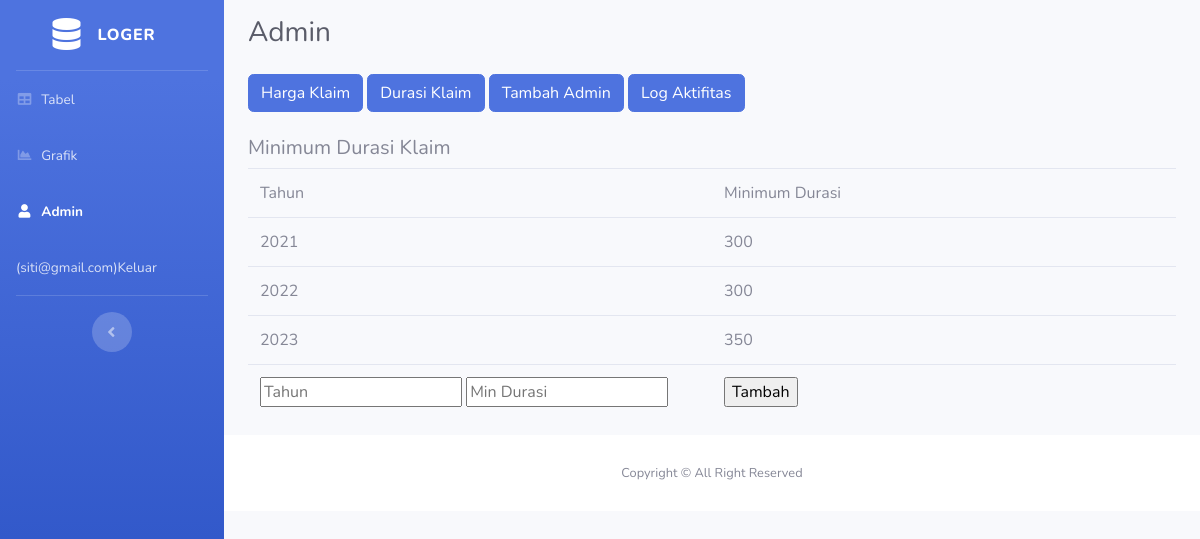
The app's page /durasi_klaim.php (signed in) with its own data.
### tables this page shows
CREATE TABLE `min_dur` (
  `id_durasi` int(11) NOT NULL,
  `years` int(4) NOT NULL,
  `min_durasi` int(10) NOT NULL
);

### durasi_klaim.php (the view, shortened to what this page needs)
<!DOCTYPE html>
<html lang="en">
<head>
    <link href="assets/vendor/fontawesome-free/css/all.min.css" rel="stylesheet" type="text/css">
    <link href="assets/css/sb-admin-2.min.css" rel="stylesheet">
</head>
<body id="page-top">
    <div id="wrapper">
        <ul class="navbar-nav bg-gradient-primary sidebar sidebar-dark accordion" id="accordionSidebar">
            <a class="sidebar-brand d-flex align-items-center justify-content-center" href="masuk.php">
                <div class="sidebar-brand-icon">
                    <i class="fas fa-database"></i>
                </div>
                <div class="sidebar-brand-text mx-3">LOGER</div>
            </a>
            <hr class="sidebar-divider my-0">
            <li class="nav-item">
                <a class="nav-link" href="log.php">
                    <i class="fas fa-fw fa-table"></i>
                    <span>Tabel</span></a>
            </li>
            <li class="nav-item">
                <a class="nav-link" href="grafik.php">
                    <i class="fas fa-fw fa-chart-area"></i>
                    <span>Grafik</span></a>
            </li>
            <li class="nav-item active">
                <a class="nav-link" href="home_admin.php">
                    <i class="fas fa-fw fa-user"></i>
                    <span>Admin</span></a>
            </li>
            <li class="nav-item">
                <a class="nav-link" href="logout.php">
                    <?php
                    $email = $_SESSION["email"];
                    ?>
                    <span>(<?php echo $email; ?>)Keluar</span></a>
            </li>
            <hr class="sidebar-divider d-none d-md-block">
            <div class="text-center d-none d-md-inline">
                <button class="rounded-circle border-0" id="sidebarToggle"></button>
            </div>
        </ul>
        <div id="content-wrapper" class="d-flex flex-column">
            <div id="content">
                <nav class="navbar">
                </nav>
                <div class="container-fluid">
                    <div class="d-sm-flex align-items-center justify-content-between mb-4">
                        <h1 class="h3 mb-0 text-gray-800">Admin</h1>
                    </div>
                    <a href="harga_klaim.php" class="btn btn-primary">Harga Klaim</a>
                    <a href="durasi_klaim.php" class="btn btn-primary">Durasi Klaim</a>
                    <a href="daftar_admin.php" class="btn btn-primary">Tambah Admin</a>
                    <a href="log_aktifitas.php" class="btn btn-primary">Log Aktifitas</a>
                    	<br></br>
                    <table class="table bordered">
                            <h5>Minimum Durasi Klaim</h5>
                            <tr>
                                <td width="50%">Tahun</td>
                                <td width="50%">Minimum Durasi</td>
                            </tr>
                            <?php
                            include "koneksi.php";
                            $query_durasi = mysqli_query($koneksi,"SELECT*FROM min_dur");
                            while($res_durasi = mysqli_fetch_array($query_durasi)) {
                            ?>
                            <tr>
                                <td><?php echo $res_durasi['years']; ?></td>
                                <td><?php echo $res_durasi['min_durasi']; ?></td>
                            </tr>
                            <?php
                            };
                            ?>
                            <tr>
                                <form action="proses_tambah_durasi.php" method="POST">
                                <td width="50%"><input type="number" name="years" placeholder="Tahun"> <input type="number" name="min_durasi" placeholder="Min Durasi"></td>
                                <td><input type="submit" value="Tambah"></td>
                            </tr>
                        </table>
    </div>
            <footer class="sticky-footer bg-white">
                <div class="container my-auto">
                    <div class="copyright text-center my-auto">
                        <span>Copyright &copy; All Right Reserved</span>
                    </div>
                </div>
            </footer>
        </div>
    </div>
</body>
</html>
</body>
</html>

### records on screen
min_dur: years "2021", min_durasi "300"
min_dur: years "2022", min_durasi "300"
min_dur: years "2023", min_durasi "350"

### other values on screen
$email "siti@gmail.com"
